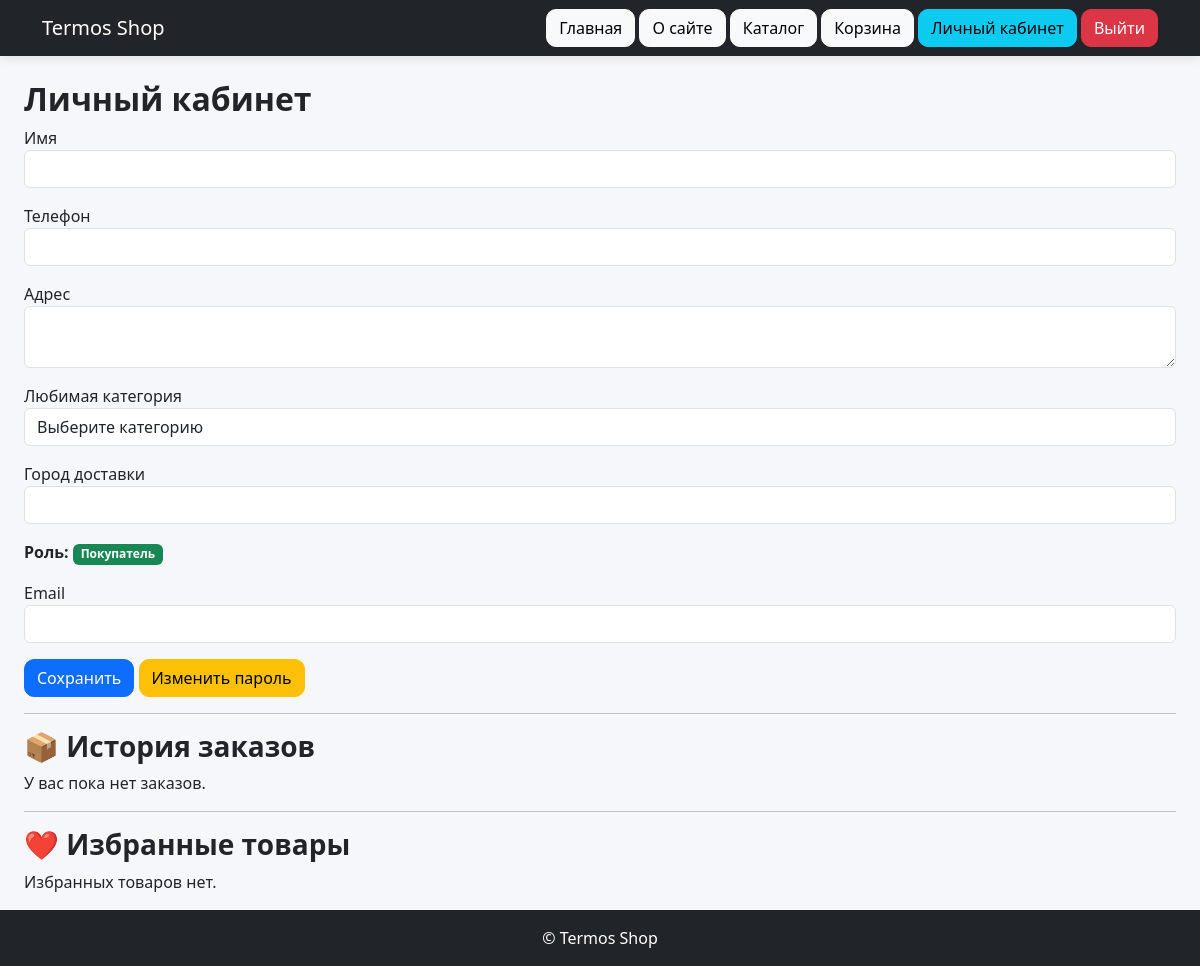
Before: /profile/ (signed in) with the older database file.
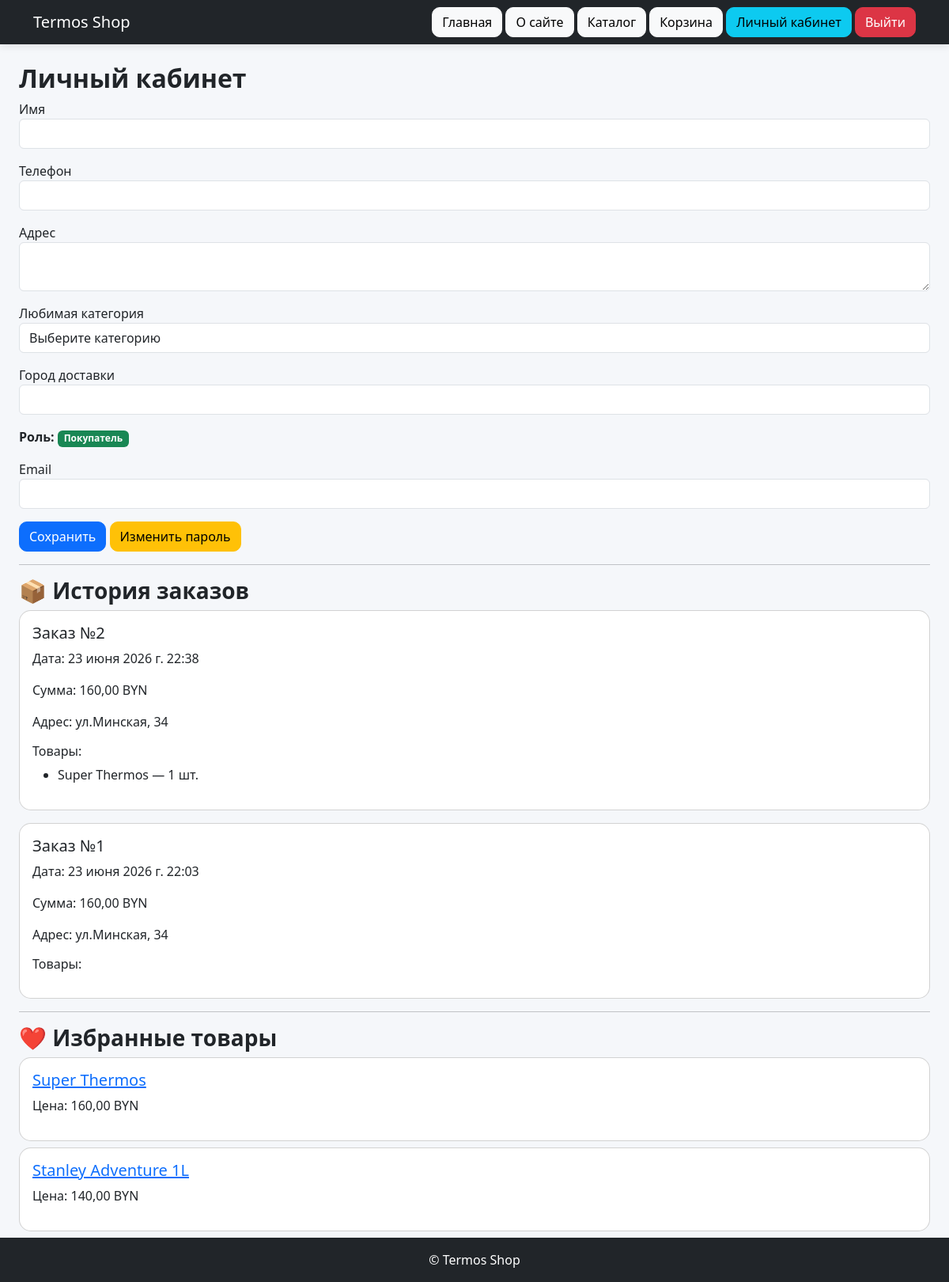
After: the same page with the newer database file.
### shop/models.py (models this page shows, shortened)
class Order(models.Model):
    user = models.ForeignKey(
        User,
        on_delete=models.CASCADE
    )
    address = models.TextField()
    total = models.DecimalField(
        max_digits=10,
        decimal_places=2
    )
    created_at = models.DateTimeField(
        auto_now_add=True
    )

class OrderItem(models.Model):
    order = models.ForeignKey(
        Order,
        on_delete=models.CASCADE,
        related_name='items'
    )
    product = models.ForeignKey(
        Product,
        on_delete=models.CASCADE
    )
    quantity = models.PositiveIntegerField()
    price = models.DecimalField(
        max_digits=10,
        decimal_places=2
    )

class Product(models.Model):
    name = models.CharField(max_length = 200)
    description = models.TextField()
    photo = models.ImageField(upload_to = 'products/', blank = True)
    price = models.DecimalField(max_digits = 10, decimal_places = 2)
    quantity = models.IntegerField()
    category = models.ForeignKey(Category, on_delete = models.CASCADE)
    manufacturer = models.ForeignKey(Manufacturer, on_delete = models.CASCADE)

class Favorite(models.Model):
    user = models.ForeignKey(
        User,
        on_delete=models.CASCADE
    )
    product = models.ForeignKey(
        Product,
        on_delete=models.CASCADE
    )

### shop/views.py (the view, shortened to what this page needs)
# urls.py: path('profile/', views.profile, name='profile'),
@login_required
def profile(request):
    profile, created = Profile.objects.get_or_create(
        user=request.user
    )
    orders = Order.objects.filter(
        user=request.user
    ).order_by('-created_at')
    favorites = Favorite.objects.filter(
        user=request.user
    )
    categories = Category.objects.all()
    return render(request, 'shop/profile.html', {
        'profile': profile,
        'favorites': favorites,
        'orders': orders,
        'categories': categories
    })

### shop/templates/shop/profile.html (shortened to what this page needs)
{% extends 'shop/base.html' %}
{% load static %}
{% block content %}
<h2>Личный кабинет</h2>
<form method="post">
    <div class="mb-3">
        <label>Имя</label>
        <input
            type="text"
            name="full_name"
            class="form-control"
            value="{{ profile.full_name }}"
        >
    </div>
    <div class="mb-3">
        <label>Телефон</label>
        <input
            type="text"
            name="phone"
            class="form-control"
            value="{{ profile.phone }}"
        >
    </div>
    <div class="mb-3">
        <label>Адрес</label>
        <textarea
            name="address"
            class="form-control"
        >{{ profile.address }}</textarea>
    </div>
    <div class="mb-3">
        <label>Любимая категория</label>
        <select name="favorite_category" class="form-control">
    <option value="">
        Выберите категорию
    </option>
</select>
    </div>
    <div class="mb-3">
        <label>Город доставки</label>
        <input
            type="text"
            name="delivery_city"
            class="form-control"
            value="{{ profile.delivery_city }}"
        >
    </div>
    <div class="mb-3">
    <strong>Роль:</strong>
    {% if user.is_staff %}
        <span class="badge bg-danger">
            Администратор
        </span>
    {% else %}
        <span class="badge bg-success">
            Покупатель
        </span>
    {% endif %}
</div>
<div class="mb-3">
    <label>Email</label>
    <input
        type="email"
        name="email"
        class="form-control"
        value="{{ user.email }}"
    >
</div>
    <button type="submit" class="btn btn-primary">
        Сохранить
    </button>
    <a href="/accounts/password_change/" class="btn btn-warning">
    Изменить пароль
</a>
</form>
<hr>
<h3>📦 История заказов</h3>
{% for order in orders %}
<div class="card mb-3">
    <div class="card-body">
        <h5>Заказ №{{ order.id }}</h5>
        <p>
            Дата:
            {{ order.created_at }}
        </p>
        <p>
            Сумма:
            {{ order.total }} BYN
        </p>
        <p>
            Адрес:
            {{ order.address }}
        </p>
        <h6>Товары:</h6>
<ul>
{% for item in order.items.all %}
<li>
    {{ item.product.name }}
    —
    {{ item.quantity }} шт.
</li>
{% endfor %}
</ul>
    </div>
</div>
{% empty %}
<p>У вас пока нет заказов.</p>
{% endfor %}
<hr>
<h3>❤️ Избранные товары</h3>
{% for favorite in favorites %}
<div class="card mb-2">
    <div class="card-body">
        <h5>
            <a href="/catalog/{{ favorite.product.id }}/">
                {{ favorite.product.name }}
            </a>
        </h5>
        <p>
            Цена: {{ favorite.product.price }} BYN
        </p>
    </div>
</div>
{% empty %}
<p>Избранных товаров нет.</p>
{% endfor %}
{% endblock %}

### shop/templates/shop/base.html (shortened to what this page needs)
{% load static %}
<!DOCTYPE html>
<html>
<head>
    <link href="https://cdn.jsdelivr.net/npm/bootstrap@5.3.3/dist/css/bootstrap.min.css" rel="stylesheet">
    <link rel="stylesheet" href="{% static 'css/style.css' %}">
</head>
<body class="d-flex flex-column min-vh-100">
<nav class="navbar navbar-expand-lg navbar-dark bg-dark">
    <div class="container">
        <a class="navbar-brand" href="/">Termos Shop</a>
        <div>
            <a class="btn btn-light" href="/">Главная</a>
            <a class="btn btn-light" href="/about-site/">О сайте</a>
            <a class="btn btn-light" href="/catalog/">
                Каталог
            </a>
            <a class="btn btn-light" href="/cart/">
                Корзина
            </a>
            {% if user.is_authenticated %}
                <a href="{% url 'profile' %}" class="btn btn-info">
                Личный кабинет
                </a>
                <a href="{% url 'logout' %}" class="btn btn-danger">
                Выйти
                </a>
                {% else %}
                <a class="btn btn-success" href="/accounts/login/">
                    Войти
                </a>
            {% endif %}
        </div>
    </div>
</nav>
<main class="flex-grow-1">
<div class="container-fluid px-4 mt-4">
    {% block content %}
    {% endblock %}
</div>
</main>
<footer class="bg-dark text-white text-center p-3 mt-auto">
    © Termos Shop
</footer>
</body>
</html>

### termos_shop/static/css/style.css (style rules this page uses)
body { background-color: #f5f7fa; }
.card { border-radius: 15px; }
.navbar { box-shadow: 0 2px 10px rgba(0,0,0,.1); }
footer { margin-top: 50px; }
h1, h2, h3 { font-weight: 700; }
.btn { border-radius: 10px; }
html, body { height: 100%; }
body { min-height: 100vh; display: flex; flex-direction: column; }
.container { flex: 1; }

Changed rows visible on the page:
added Order: id "2", created_at "23 июня 2026 г. 22:38", total "160,00", address "ул.Минская, 34"
added OrderItem: product.name "Super Thermos", quantity "1"
added Order: id "1", created_at "23 июня 2026 г. 22:03", total "160,00", address "ул.Минская, 34"
added Favorite: product.name "Super Thermos", product.price "160,00"
added Favorite: product.name "Stanley Adventure 1L", product.price "140,00"
Other visible differences:
text no longer shown: "У вас пока нет заказов. Избранных товаров нет."
